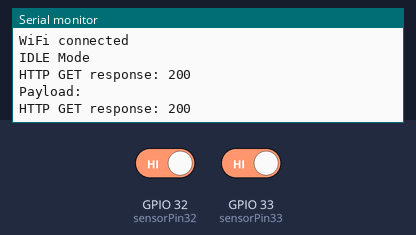
This sketch was run on a simulated ESP32. On the bench: the last lines printed to the serial monitor. Inputs (shaded band) come from the test bench; at power-on: GPIO 32 (sensorPin32) HIGH, GPIO 33 (sensorPin33) HIGH. WiFi joins after 1.5 s; servers stay silent unless stated; uploads are accepted with an empty reply.

Above: at 2.7 s.
2.8 s: GPIO 32 (sensorPin32) driven LOW
At 2.96 s:
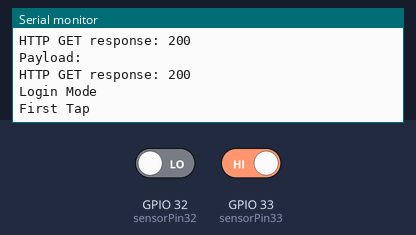
4.3 s: GPIO 33 (sensorPin33) driven LOW
At 4.56 s:
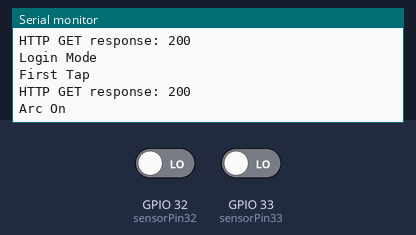
5.9 s: GPIO 33 (sensorPin33) driven HIGH
At 6.06 s:
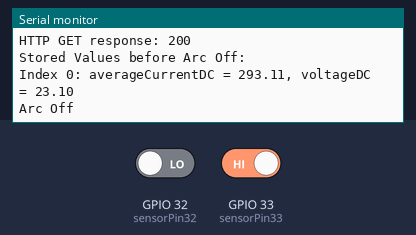

The sketch:

ESP32_InfraredCurrentandVoltage_HTTPTest.ino
```cpp
#include <WiFi.h>
#include <WiFiMulti.h>

WiFiMulti wifiMulti;

String uid = "21125516825";
String weldID;
unsigned long arcInitiatedTime = 0;
bool arcInitiated = false;

float sumCurrentDC = 0;
int counterCurrentDC = 0;
bool initializationDone = false;

float averageCurrentDC = 293.11;  // Variable to store the average currentDC during arc-on period
float voltageDC = 23.1;

// Define arrays to store values of averageCurrentDC and voltageDC
const int ARRAY_SIZE = 100; // Adjust the size as needed
float storedAverageCurrentDC[ARRAY_SIZE];
float storedVoltageDC[ARRAY_SIZE];
int storedIndex = 0;

//---- Website ----
#include <HTTPClient.h>

HTTPClient http;
String Link, LinkTiming, Mode, Status, payload;
int httpCode;

const char *ssid1 = "Orbit 1";
const char *password1 = "2468g0a7";
const char *host1 = "sparcmonitoring.com";

const char *ssid2 = "MetronARC Technologies";
const char *password2 = "19403054";
const char *host2 = "sparcmonitoring.com";

const char *ssid3 = "MetronARC Technology";
const char *password3 = "2468g0a7A7B7*";
const char *host3 = "sparcmonitoring.com";

const char* host = "";
String machineID = "MACHINE-2";
byte statusKoneksi;

int area = 2;

// Define the pins for the infrared sensors
const int sensorPin32 = 32;
const int sensorPin33 = 33;

const float FACTOR = 50; //50A/1V from teh CT
const float multiplier = 0.0000394;
int16_t currentRMS, currentDC;

long millisSebelum;
byte detik, menit, jam;
String detikS, menitS, jamS, jmdS;
byte statusWaktu;
String statusT;

unsigned long previousMillis = 0;
const int period = 1;

// Define states for the different sessions
enum SessionState {
  IDLE,
  LOGIN,
  LOGOUT
};

// Initialize session state to IDLE
SessionState currentState = IDLE;

// Flag to track if initial tasks have been performed in IDLE state
bool idleTasksPerformed = false;

// Flag to track if ArcOn has been sent and ArcOff needs to be sent
bool arcOnSent = false;

void checkWeldID() {
  String startReading = "Start";

  Link = "https://" + String(host) + "/checkWeldID.php?State=" + startReading + "&MachineID=" + machineID;

  while (true) {
    http.begin(Link);
    httpCode = http.GET();

    if (httpCode == 200) {
      payload = http.getString();
      Serial.println("HTTP GET response: " + String(httpCode));

      payload.trim();

      Serial.println("Payload: " + payload);

      weldID = payload;
      http.end();
      break;  // Exit the loop if the response is successful
    } else {
      Serial.println("HTTP GET failed. Retrying...");
      delay(1000);  // Wait for 5 seconds before retrying
    }
  }
}

void httpGet()
{
  http.begin(Link);
  httpCode = http.GET();
  payload = http.getString();
  Serial.println("HTTP GET response: " + String(httpCode));
  Serial.println(payload);
  http.end();
}

void kirimAwal() {
  Status = "Inactive";
  Mode = "";
  Link = "https://" + String(host) + "/kirimInfo2.php?UID=" + uid + "&Status=" + Status + "&Mode=" + Mode + "&Area=" + area +
  "&weldID=" + weldID + "&MachineID=" + machineID + "&Timing=" + jmdS;

  // Loop until a successful HTTP response is received
  while (true) {
    http.begin(Link);
    httpCode = http.GET();

    if (httpCode == 200) {
      payload = http.getString();
      Serial.println("HTTP GET response: " + String(httpCode));
      Serial.println(payload);
      http.end();
      break;  // Exit the loop if the response is successful
    } else {
      Serial.println("HTTP GET failed. Retrying...");
      delay(1000);  // Wait for 5 seconds before retrying
    }
  }
}

void kirimDone() {
  Status = "Done";
  Mode = "";
  Link = "https://" + String(host) + "/kirimInfo2.php?UID=" + uid + "&Status=" + Status + "&Mode=" + Mode + "&Area=" + area
  + "&weldID=" + weldID + "&MachineID=" + machineID + "&Timing=" + jmdS;

  // Loop until a successful HTTP response is received
  while (true) {
    http.begin(Link);
    httpCode = http.GET();

    if (httpCode == 200) {
      payload = http.getString();
      Serial.println("HTTP GET response: " + String(httpCode));
      Serial.println(payload);
      http.end();
      break;  // Exit the loop if the response is successful
    } else {
      Serial.println("HTTP GET failed. Retrying...");
      delay(1000);  // Wait for 5 seconds before retrying
    }
  }
}

void sendLogin() {
  Status = "Active";
  Mode = "Login";

  Serial.println("First Tap");

  Link = "https://" + String(host) + "/kirimInfo2.php?UID=" + uid + "&Status=" + Status + "&Mode=" + Mode + "&Area="
  + area + "&weldID=" + weldID+ "&MachineID=" + machineID + "&Timing=" + jmdS;

  // Loop until a successful HTTP response is received
  while (true) {
    http.begin(Link);
    httpCode = http.GET();

    if (httpCode == 200) {
      payload = http.getString();
      Serial.println("HTTP GET response: " + String(httpCode));
      Serial.println(payload);
      http.end();
      break;  // Exit the loop if the response is successful
    } else {
      Serial.println("HTTP GET failed. Retrying...");
      delay(1000);  // Wait for 5 seconds before retrying
    }
  }
}


void sendLogout() {
  Status = "Active";
  Mode = "Logout";

  Link = "https://" + String(host) + "/kirimInfo2.php?UID=" + uid + "&Status=" + Status + "&Mode="
  + Mode + "&Area=" + area + "&weldID=" + weldID + "&MachineID=" + machineID + "&Timing=" + jmdS;

  // Loop until a successful HTTP response is received
  while (true) {
    http.begin(Link);
    httpCode = http.GET();

    if (httpCode == 200) {
      payload = http.getString();
      Serial.println("HTTP GET response: " + String(httpCode));
      Serial.println(payload);
      http.end();
      break;  // Exit the loop if the response is successful
    } else {
      Serial.println("HTTP GET failed. Retrying...");
      delay(1000);  // Wait for 1 seconds before retrying
    }
  }
}

void kirimArcOn() {
  Status = "ArcOn";
  Link = "https://" + String(host) + "/kirimWaktu2.php?Timing=" + jmdS + "&Status=" + Status + "&MachineID=" + machineID +
         "&weldID=" + weldID + "&Area=" + area + "&UID=" + uid + "&Status=" + Status + "&currentDC=" + currentDC + "&Mode=" + Mode + "&voltageDC=" + voltageDC;

    http.begin(Link);
    int httpCode = http.GET();

      payload = http.getString();
      Serial.println("HTTP GET response: " + String(httpCode));
      Serial.println(payload);

  // Set arcOnSent flag to true
  arcOnSent = true;
}

void kirimArcOff() {
  Status = "ArcOff";

  // Include the stored values of averageCurrentDC and voltageDC in the request
  for (int i = 0; i < storedIndex; i++) {
    Link = "https://" + String(host) + "/kirimWaktu2.php?Timing=" + jmdS + "&Status=" + Status + "&MachineID=" + machineID + "&Area=" + area +
           "&UID=" + uid + "&Status=" + Status + "&currentDC=" + storedAverageCurrentDC[i] + "&weldID=" + weldID + "&voltageDC=" + storedVoltageDC[i]
           + "&StaticCurrentDC=" + averageCurrentDC + "&StaticVoltageDC=" + voltageDC;

      http.begin(Link);
      int httpCode = http.GET();

        payload = http.getString();
        Serial.println("HTTP GET response: " + String(httpCode));
        Serial.println(payload);
  }

  // Reset storedIndex to 0 to indicate the array is now empty
  storedIndex = 0;
}

void connectToWiFi() {
  // Add the SSIDs and passwords for both networks
  wifiMulti.addAP(ssid1, password1);
  wifiMulti.addAP(ssid2, password2);
  wifiMulti.addAP(ssid3, password3);

  int attempts = 0;
  const int maxAttempts = 5;

  Serial.println("Connecting to WiFi...");

  // Attempt to connect to WiFi networks
  while (wifiMulti.run() != WL_CONNECTED && attempts < maxAttempts) {
    Serial.println("Trying to connect to WiFi...");
    delay(5000); // Wait for the connection
    attempts++;
  }

  // Check the connection result
  if (wifiMulti.run() == WL_CONNECTED) {
    if (WiFi.SSID() == ssid1) {
      host = host1;
    } else if (WiFi.SSID() == ssid2) {
      host = host2;
    } else if (WiFi.SSID() == ssid3) {
      host = host3;
    }

    Serial.println("WiFi connected");
  } else {
    Serial.println("WiFi failed to connect after several tries");
  }
}

void setup() {
  // Initialize serial communication
  Serial.begin(115200);

  // Set sensor pins as inputs
  pinMode(sensorPin32, INPUT);
  pinMode(sensorPin33, INPUT);

  connectToWiFi();
}

// Define a flag to track if kirimArcOn has been executed
bool arcOnExecuted = false;

void loop() {
  // Check the current state
  switch (currentState) {
    case IDLE:
      if (!idleTasksPerformed) {
        // Perform initial tasks only if not already performed
        // Print "IDLE Mode" once
        Serial.println("IDLE Mode");
        checkWeldID();
        kirimAwal();
        idleTasksPerformed = true; // Set the flag to true
      }

      // Check if sensor 32 is triggered
      if (digitalRead(sensorPin32) == LOW) {
        // Move to LOGIN state
        currentState = LOGIN;
        // Print "Login Mode" once
        Serial.println("Login Mode");
        sendLogin();
      }
      break;

    case LOGIN:
      // Check if sensor 33 is triggered
      if (digitalRead(sensorPin33) == LOW) {
        // If kirimArcOn hasn't been executed yet
        if (!arcOnExecuted) {
          // Print "Arc On" and execute kirimArcOn
          Serial.println("Arc On");
          kirimArcOn();
          // Set arcOnExecuted to true
          arcOnExecuted = true;
        }

        // Store averageCurrentDC and voltageDC every 3 seconds
        if (millis() - previousMillis >= 3000) {
          // Store the values in the arrays
          storedAverageCurrentDC[storedIndex] = averageCurrentDC;
          storedVoltageDC[storedIndex] = voltageDC;
          storedIndex++; // Increment the index
          // Reset the timer
          previousMillis = millis();
        }
      } else {
    // If kirimArcOn has been executed and the state changes to HIGH
    if (arcOnExecuted && digitalRead(sensorPin33) == HIGH) {
        // Print the stored values before initiating kirimArcOff
        Serial.println("Stored Values before Arc Off:");
        for (int i = 0; i < storedIndex; i++) {
            Serial.print("Index ");
            Serial.print(i);
            Serial.print(": averageCurrentDC = ");
            Serial.print(storedAverageCurrentDC[i]);
            Serial.print(", voltageDC = ");
            Serial.println(storedVoltageDC[i]);
        }

        // Print "Arc Off" and execute kirimArcOff
        Serial.println("Arc Off");
        kirimArcOff();
        // Reset arcOnExecuted flag
        arcOnExecuted = false;
    }
}


      // Check if sensor 32 is triggered again
      if (digitalRead(sensorPin32) == LOW) {
        // Move to LOGOUT state
        currentState = LOGOUT;
        // Print "Logout Mode" once
        Serial.println("Logout Mode");
        sendLogout();
      }
      break;

    case LOGOUT:
      // Reset state to IDLE
      currentState = IDLE;
      kirimDone();
      // Reset the flag so that initial tasks can be performed again in IDLE state
      idleTasksPerformed = false;
      break;
  }

  // Delay for stability
  delay(100);
}
```

Measured:
- after the input at 2.8 s, the serial monitor: prints a new line at once (image 1)
- after the input at 4.3 s, the serial monitor: prints a new line after 0.11 s (image 2)
- after the input at 5.9 s, the serial monitor: prints a new line at once (image 3)
